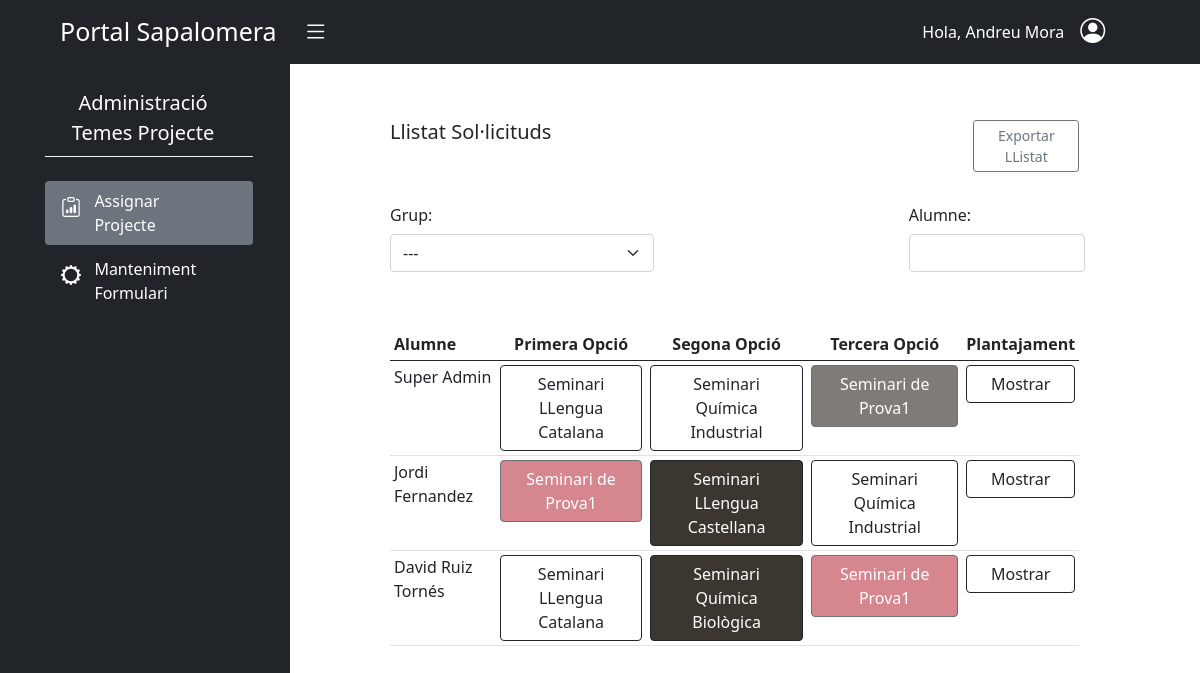
Screenshot of /aplicacions/projecte_batxillerat/assignarProjecte/ (signed in) with the database file from the repository.
### batxillerat_projecte/models.py (models this page shows)
class Solicitud(models.Model):
    plantajament = models.TextField()
    seminari = models.ForeignKey(Seminari, on_delete=models.CASCADE)
    usuari = models.ForeignKey(User, on_delete=models.CASCADE)
    assignat = models.BooleanField(default=False)
    class Meta:
        permissions = (
            ("enviar_solicitud", "Pot enviar Solicitud"),
        )

class Seminari(models.Model):
    nom = models.CharField(max_length=100)
    departament = models.ForeignKey(Departament, on_delete=models.CASCADE)
    places = models.PositiveSmallIntegerField()
    def __str__(self):
        return self.nom

### batxillerat_projecte/decorators.py (the view)
    def func(request, *args, **kwargs):
        if request.user in llistaEncarregats or request.user.is_staff:
            return view_func(request, *args, **kwargs)
        else:
            raise PermissionDenied

### batxillerat_projecte/templates/batx_seminaris/assignar_projecte.html (shortened to what this page needs)
{% extends "base.html" %}
{% load crispy_forms_tags %}
{% load static %}
{% block content %}
<div id="wrapper">
  <div class="container-fluid">
      <div id="sidebar-wrapper">
          <ul class="sidebar-nav">
              <div class="row d-flex justify-content-center">
                  <div class="col-11">
                      <div class="row">
                          <div class="col-11 text-white">
                              <ul>
                                  <li class="colorNavLink fs-5 nav-link pt-4 ps-1 text-center colorNavModificat">Administració </br>Temes Projecte</li>
                                  <div style="background-color:#EAEFF5;height:1px;"></div>
                                  <li class="colorNavLink rounded nav-link mt-4 bg-secondary" role="button">
                                    <div class="row">
                                      <div class="col-sm-2  pt-1">
                                        <i class="bi bi-clipboard-data me-3" style="font-size:20px;"></i>
                                      </div>
                                      <div class="col-sm-8 pe-2  me-4">
                                          Assignar<br>Projecte
                                      </div>
                                    </div>
                                  </li>
                                  <li onclick = "location.href= '{% url 'batxSeminaris:manteniment-formulari' %}'" class=" colorNavLink nav-link color-boto rounded mt-1" role="button">
                                      <div class="row">
                                        <div class="col-sm-2 pt-1">
                                            <i class="bi bi-gear-wide" style="font-size:20px;" ></i>
                                        </div>
                                        <div class="col-sm-8">
                                            Manteniment <br> Formulari
                                        </div>
                                      </div>
                                    </li>
                              </ul>
                          </div>
                      </div>
                  </div>
              </div>
          </ul>
      </div>
      <div id="page-content-wrapper" class="overflow-auto" style="height:85vh">
          <div class="container-fluid">
            <div class="col p-1 ps-5">
              <div class="container p-2">
                <div class="row py-4">
                    <div class="col-sm-5">
                      <h5>Llistat Sol·licituds</h5>
                    </div>
                    <div class="col-sm-4"></div>
                    <div class="col-sm-2">
                        <button onclick = "location.href= '{% url 'batxSeminaris:exportar-pdf' %}'" type="button" class="btn btn-outline-secondary btn-sm">Exportar LListat</button>
                    </div>
                </div>
                <div class="row d-flex justify-content-between">
                  <div class="col-auto">
                    <label for="grup" class="col-form-label">Grup:</label>
                    <div>
                      <select class="form-select" id="filter">
                        <option selected value="Tots">---</option>
                      </select>
                    </div>
                  </div>
                  <div class="col-sm-4">
                    <label for="alumne" class="col-form-label">Alumne:</label>
                    <div class="col-md-9">
                      <input type="input" id="alumne" class="form-control">
                    </div>
                  </div>
                </div>
                <div class="row py-2">
                  <div class="col-md-11 py-5">
                    <table class=" table-responsive table table-sm table-hover">
                      <thead>
                        <tr>
                            <th>Alumne</th>
                            <th class="text-center">Primera Opció</th>
                            <th class="text-center">Segona Opció</th>
                            <th class="text-center">Tercera Opció</th>
                            <th class="text-center">Plantajament</th>
                        </tr>
                      </thead>
                      <tbody id="taulaSolicituds">
                        {% for key, value in llista_solicituds %}
                          <tr grup="{{value.0.usuari.groups.all.0}}">
                            <td>{{value.0.usuari.get_full_name}}</td>
                              {% for solicitud in value %}
                                <td>
                                  <span data-bs-toggle="popover"
                                        data-bs-trigger="hover"
                                        data-bs-placement="top"
                                        data-bs-content="Places Disponibles: {% for places in placesDisponibles %}{% if solicitud.seminari_id == places.seminari %}{{places.num_places}}{% endif %} {% endfor %} " >
                                    <button
                                      type="button"
                                      class="btn btn-outline-dark w-100 {% if solicitud.assignat == True %}active{% endif %}"
                                      {% for places in placesDisponibles %}{% if solicitud.seminari_id == places.seminari %}{% if places.num_places == 0 %}disabled='disabled'{% endif %}{% endif %} {% endfor %}
                                      usuari-id="{{solicitud.usuari_id}}"
                                      solicitud-id="{{solicitud.id}}"
                                      seminari-id="{{solicitud.seminari_id}}" >{{solicitud.seminari}}</button>
                                  </span>
                                </td>
                              {% endfor %}
                              <td>
                                <button type="button"
                                        class="btn btn-outline-dark w-100"
                                        data-bs-toggle="collapse"
                                        data-bs-target="#mostrar{{key}}"
                                        aria-controls="mostrar{{key}}">Mostrar</button>
                              </td>
                          </tr>
                        {% endfor %}
                      </tbody>
                    </table>
                  </div>
                </div>
              </div>
            </div>
          </div>
      </div>
  </div>
</div>
{% endblock %}

### templates/navbar.html (shortened to what this page needs)
<nav class="navbar navbar-expand-lg navbar-dark  bg-dark">
  <div class="container-fluid">
    <a class="navbar-brand ps-5" style="font-size: 25px;">
      Portal Sapalomera
      <i id="menu-toggle" type="button" class="navbar-toggle collapsed bg-dark bi bi-list" style="padding-left: 20px; font-size:25px;"collapse" data-target="#navbar" aria-expanded="false" aria-controls="navbar"></i>
    </a>
    <div style="margin-right: 5%;">
      <ul class="navbar-nav" >
        <li class="nav-item"><a class="nav-link" style="color: white;" >Hola, {{user.get_full_name}}</a></li>
        <div class="dropdown pe-4">
          <a class="p-0 ps-2 text-dark" role="button" id="dropdownMenuLink"  data-bs-toggle="dropdown" aria-expanded="false">
            <i class=" bi bi-person-circle text-white" style="font-size: 25px;"></i>
          </a>
        </div>
      </ul>
    </div>
  </div>
</nav>

### static/css/style.css (style rules this page uses)
#wrapper { padding-left: 0; -webkit-transition: all 0.5s ease; -moz-transition: all 0.5s ease; -o-transition: all 0.5s ease; transition: all 0.5s ease; }
#sidebar-wrapper { overflow-y: scroll; overflow-x: hidden; position: fixed; left: 290px; z-index: 1000; overflow-y: auto; margin-left: -290px; width: 0; height: 100%; background:#212529; -webkit-transition: all 0.5s ease; -moz-transition: all 0.5s ease; -o-transition: all 0.5s ease; transition: all 0.5s ease; }
#page-content-wrapper { padding: 15px; width: 100%; }
.sidebar-nav { position: absolute; top: 0; margin: 0; padding: 0; width: 290px; list-style: none; }
@media (min-width: 768px) { #wrapper { padding-left: 290px; } }
@media (min-width: 768px) { #sidebar-wrapper { width: 290px; } }
@media (min-width: 768px) { #page-content-wrapper { padding: 20px; } }
.colorNavLink { color: white !important; }
.active { background-color: #3b362f !important; color:white !important; }
.butoDesactivat { background-color: #bf4552 !important; color: #ffffff !important; }

### rows the page displays
Solicitud: usuari.last_name "Super Admin", seminari "Seminari LLengua Catalana"
Solicitud: seminari "Seminari Química Industrial"
Solicitud: seminari "Seminari de Prova1"
Solicitud: usuari.last_name "Jordi Fernandez", seminari "Seminari de Prova1"
Solicitud: seminari "Seminari LLengua Castellana"
Solicitud: seminari "Seminari Química Industrial"
Solicitud: usuari.last_name "David Ruiz Tornés", seminari "Seminari LLengua Catalana"
Solicitud: seminari "Seminari Química Biològica"
Solicitud: seminari "Seminari de Prova1"

### other values shown
{{ user.get_full_name }} "Andreu Mora"
